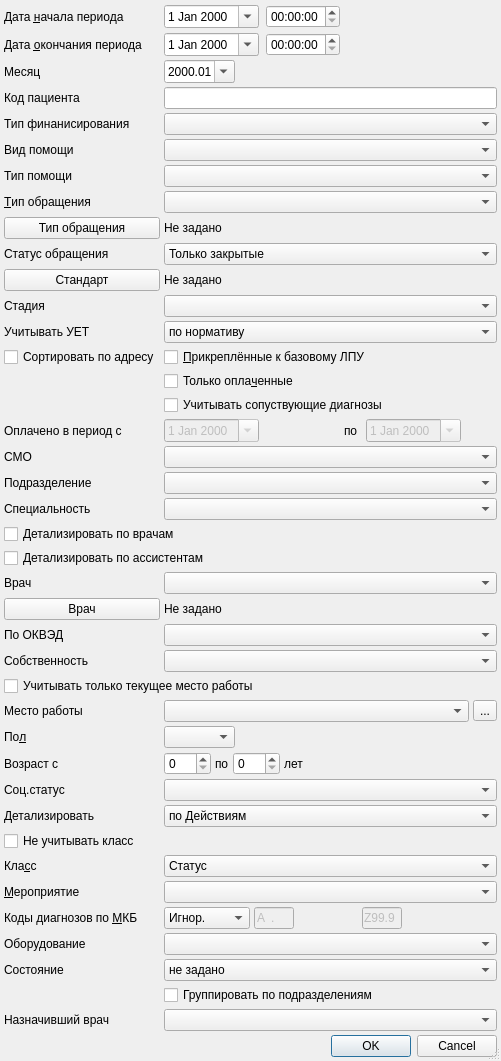
<?xml version="1.0" encoding="UTF-8"?>
<ui version="4.0">
 <class>ReportSetupDialog</class>
 <widget class="QDialog" name="ReportSetupDialog">
  <property name="windowModality">
   <enum>Qt::ApplicationModal</enum>
  </property>
  <property name="geometry">
   <rect>
    <x>0</x>
    <y>0</y>
    <width>481</width>
    <height>999</height>
   </rect>
  </property>
  <property name="windowTitle">
   <string>параметры отчёта</string>
  </property>
  <property name="sizeGripEnabled">
   <bool>true</bool>
  </property>
  <property name="modal">
   <bool>true</bool>
  </property>
  <layout class="QGridLayout" name="gridLayout">
   <property name="leftMargin">
    <number>4</number>
   </property>
   <property name="topMargin">
    <number>4</number>
   </property>
   <property name="rightMargin">
    <number>4</number>
   </property>
   <property name="bottomMargin">
    <number>4</number>
   </property>
   <property name="spacing">
    <number>4</number>
   </property>
   <item row="31" column="0">
    <widget class="QLabel" name="lblWorkType">
     <property name="text">
      <string>По ОКВЭД</string>
     </property>
     <property name="buddy">
      <cstring>cmbWorkType</cstring>
     </property>
    </widget>
   </item>
   <item row="19" column="1" colspan="3">
    <widget class="CDateEdit" name="edtBegPayDate">
     <property name="enabled">
      <bool>false</bool>
     </property>
     <property name="sizePolicy">
      <sizepolicy hsizetype="Maximum" vsizetype="Fixed">
       <horstretch>0</horstretch>
       <verstretch>0</verstretch>
      </sizepolicy>
     </property>
     <property name="calendarPopup">
      <bool>true</bool>
     </property>
    </widget>
   </item>
   <item row="8" column="0">
    <widget class="QPushButton" name="btnEventTypeList">
     <property name="text">
      <string>Тип обращения</string>
     </property>
    </widget>
   </item>
   <item row="7" column="1" colspan="10">
    <widget class="CRBComboBox" name="cmbEventType"/>
   </item>
   <item row="37" column="1" colspan="6">
    <widget class="QFrame" name="frmAge">
     <property name="frameShape">
      <enum>QFrame::NoFrame</enum>
     </property>
     <property name="frameShadow">
      <enum>QFrame::Raised</enum>
     </property>
     <layout class="QHBoxLayout">
      <property name="spacing">
       <number>4</number>
      </property>
      <property name="leftMargin">
       <number>0</number>
      </property>
      <property name="topMargin">
       <number>0</number>
      </property>
      <property name="rightMargin">
       <number>0</number>
      </property>
      <property name="bottomMargin">
       <number>0</number>
      </property>
      <item>
       <widget class="QSpinBox" name="edtAgeFrom">
        <property name="sizePolicy">
         <sizepolicy hsizetype="Maximum" vsizetype="Fixed">
          <horstretch>0</horstretch>
          <verstretch>0</verstretch>
         </sizepolicy>
        </property>
        <property name="maximum">
         <number>150</number>
        </property>
       </widget>
      </item>
      <item>
       <widget class="QLabel" name="lblAgeTo">
        <property name="sizePolicy">
         <sizepolicy hsizetype="Maximum" vsizetype="Preferred">
          <horstretch>0</horstretch>
          <verstretch>0</verstretch>
         </sizepolicy>
        </property>
        <property name="text">
         <string>по</string>
        </property>
        <property name="buddy">
         <cstring>edtAgeTo</cstring>
        </property>
       </widget>
      </item>
      <item>
       <widget class="QSpinBox" name="edtAgeTo">
        <property name="sizePolicy">
         <sizepolicy hsizetype="Maximum" vsizetype="Fixed">
          <horstretch>0</horstretch>
          <verstretch>0</verstretch>
         </sizepolicy>
        </property>
        <property name="maximum">
         <number>150</number>
        </property>
       </widget>
      </item>
      <item>
       <widget class="QLabel" name="lblAgeYears">
        <property name="text">
         <string>лет</string>
        </property>
        <property name="buddy">
         <cstring>edtAgeTo</cstring>
        </property>
       </widget>
      </item>
     </layout>
    </widget>
   </item>
   <item row="0" column="5" colspan="6">
    <widget class="QWidget" name="wgtDatePeriodSpacer" native="true">
     <property name="sizePolicy">
      <sizepolicy hsizetype="Expanding" vsizetype="Preferred">
       <horstretch>0</horstretch>
       <verstretch>0</verstretch>
      </sizepolicy>
     </property>
     <layout class="QHBoxLayout" name="horizontalLayout">
      <item>
       <spacer name="spacer">
        <property name="orientation">
         <enum>Qt::Horizontal</enum>
        </property>
        <property name="sizeHint" stdset="0">
         <size>
          <width>194</width>
          <height>7</height>
         </size>
        </property>
       </spacer>
      </item>
     </layout>
    </widget>
   </item>
   <item row="24" column="0">
    <widget class="QLabel" name="lblSpeciality">
     <property name="text">
      <string>Специальность</string>
     </property>
    </widget>
   </item>
   <item row="16" column="1" colspan="10">
    <widget class="QCheckBox" name="chkOnlyPayedEvents">
     <property name="text">
      <string>Только опла&amp;ченные</string>
     </property>
    </widget>
   </item>
   <item row="19" column="0">
    <widget class="QLabel" name="lblBegPayDate">
     <property name="text">
      <string>Оплачено в период с</string>
     </property>
     <property name="buddy">
      <cstring>edtBegPayDate</cstring>
     </property>
    </widget>
   </item>
   <item row="32" column="1" colspan="10">
    <widget class="QComboBox" name="cmbOwnership">
     <item>
      <property name="text">
       <string/>
      </property>
     </item>
     <item>
      <property name="text">
       <string>Бюджетная</string>
      </property>
     </item>
     <item>
      <property name="text">
       <string>Частная</string>
      </property>
     </item>
     <item>
      <property name="text">
       <string>Смешенная</string>
      </property>
     </item>
    </widget>
   </item>
   <item row="34" column="0">
    <widget class="QLabel" name="lblWorkOrganisation">
     <property name="text">
      <string>Место работы</string>
     </property>
    </widget>
   </item>
   <item row="0" column="1" colspan="3">
    <widget class="CDateEdit" name="edtBegDate">
     <property name="sizePolicy">
      <sizepolicy hsizetype="Maximum" vsizetype="Fixed">
       <horstretch>0</horstretch>
       <verstretch>0</verstretch>
      </sizepolicy>
     </property>
     <property name="calendarPopup">
      <bool>true</bool>
     </property>
    </widget>
   </item>
   <item row="46" column="0">
    <widget class="QLabel" name="lblActionStatus">
     <property name="text">
      <string>Состояние</string>
     </property>
     <property name="buddy">
      <cstring>cmbActionStatus</cstring>
     </property>
    </widget>
   </item>
   <item row="2" column="0">
    <widget class="QLabel" name="lblMonth">
     <property name="text">
      <string>Месяц</string>
     </property>
    </widget>
   </item>
   <item row="14" column="0">
    <widget class="QCheckBox" name="chkOrderAddress">
     <property name="text">
      <string>Сортировать по адресу</string>
     </property>
    </widget>
   </item>
   <item row="3" column="1" colspan="10">
    <widget class="QLineEdit" name="edtClientId"/>
   </item>
   <item row="3" column="0">
    <widget class="QLabel" name="lblClientId">
     <property name="text">
      <string>Код пациента</string>
     </property>
    </widget>
   </item>
   <item row="2" column="1">
    <widget class="QDateEdit" name="edtMonth">
     <property name="displayFormat">
      <string>yyyy.MM</string>
     </property>
     <property name="calendarPopup">
      <bool>true</bool>
     </property>
    </widget>
   </item>
   <item row="23" column="1" colspan="10">
    <widget class="COrgStructureComboBox" name="cmbOrgStructure"/>
   </item>
   <item row="22" column="1" colspan="10">
    <widget class="CInsurerComboBox" name="cmbInsurer"/>
   </item>
   <item row="44" column="3" colspan="3">
    <widget class="CICDCodeEdit" name="edtMKBFrom">
     <property name="enabled">
      <bool>false</bool>
     </property>
     <property name="sizePolicy">
      <sizepolicy hsizetype="Fixed" vsizetype="Fixed">
       <horstretch>0</horstretch>
       <verstretch>0</verstretch>
      </sizepolicy>
     </property>
     <property name="maximumSize">
      <size>
       <width>40</width>
       <height>16777215</height>
      </size>
     </property>
     <property name="inputMask">
      <string>a00.00</string>
     </property>
     <property name="text">
      <string>A.</string>
     </property>
     <property name="maxLength">
      <number>6</number>
     </property>
    </widget>
   </item>
   <item row="34" column="10">
    <widget class="QToolButton" name="btnSelectWorkOrganisation">
     <property name="text">
      <string>...</string>
     </property>
    </widget>
   </item>
   <item row="49" column="0" colspan="11">
    <spacer>
     <property name="orientation">
      <enum>Qt::Vertical</enum>
     </property>
     <property name="sizeHint" stdset="0">
      <size>
       <width>428</width>
       <height>16</height>
      </size>
     </property>
    </spacer>
   </item>
   <item row="28" column="0">
    <widget class="QLabel" name="lblPerson">
     <property name="text">
      <string>Врач</string>
     </property>
    </widget>
   </item>
   <item row="32" column="0">
    <widget class="QLabel" name="lblOwnership">
     <property name="text">
      <string>Собственность</string>
     </property>
     <property name="buddy">
      <cstring>cmbOwnership</cstring>
     </property>
    </widget>
   </item>
   <item row="23" column="0">
    <widget class="QLabel" name="lblOrgStructure">
     <property name="text">
      <string>Подразделение</string>
     </property>
    </widget>
   </item>
   <item row="34" column="1" colspan="9">
    <widget class="COrgComboBox" name="cmbWorkOrganisation"/>
   </item>
   <item row="14" column="1" colspan="10">
    <widget class="QCheckBox" name="chkOnlyPermanentAttach">
     <property name="text">
      <string>&amp;Прикреплённые к базовому ЛПУ</string>
     </property>
    </widget>
   </item>
   <item row="37" column="0">
    <widget class="QLabel" name="lblAge">
     <property name="text">
      <string>Возраст с</string>
     </property>
     <property name="buddy">
      <cstring>edtAgeFrom</cstring>
     </property>
    </widget>
   </item>
   <item row="31" column="1" colspan="10">
    <widget class="QComboBox" name="cmbWorkType"/>
   </item>
   <item row="50" column="0" colspan="11">
    <widget class="QDialogButtonBox" name="buttonBox">
     <property name="orientation">
      <enum>Qt::Horizontal</enum>
     </property>
     <property name="standardButtons">
      <set>QDialogButtonBox::Cancel|QDialogButtonBox::Ok</set>
     </property>
    </widget>
   </item>
   <item row="19" column="5">
    <widget class="QLabel" name="lblEndPayDate">
     <property name="text">
      <string>по</string>
     </property>
     <property name="buddy">
      <cstring>edtEndPayDate</cstring>
     </property>
    </widget>
   </item>
   <item row="33" column="0" colspan="11">
    <widget class="QCheckBox" name="chkCurrentWorkOrganisation">
     <property name="text">
      <string>Учитывать только текущее место работы</string>
     </property>
    </widget>
   </item>
   <item row="36" column="1">
    <widget class="QComboBox" name="cmbSex">
     <item>
      <property name="text">
       <string/>
      </property>
     </item>
     <item>
      <property name="text">
       <string>М</string>
      </property>
     </item>
     <item>
      <property name="text">
       <string>Ж</string>
      </property>
     </item>
    </widget>
   </item>
   <item row="22" column="0">
    <widget class="QLabel" name="lblInsurer">
     <property name="text">
      <string>СМО</string>
     </property>
    </widget>
   </item>
   <item row="12" column="1" colspan="10">
    <widget class="CRBComboBox" name="cmbStage"/>
   </item>
   <item row="36" column="0">
    <widget class="QLabel" name="lblSex">
     <property name="text">
      <string>По&amp;л</string>
     </property>
     <property name="buddy">
      <cstring>cmbSex</cstring>
     </property>
    </widget>
   </item>
   <item row="44" column="0">
    <widget class="QLabel" name="lblMKBFilter">
     <property name="text">
      <string>Коды диагнозов по &amp;МКБ</string>
     </property>
     <property name="buddy">
      <cstring>cmbMKBFilter</cstring>
     </property>
    </widget>
   </item>
   <item row="28" column="1" colspan="10">
    <widget class="CPersonComboBoxEx" name="cmbPerson"/>
   </item>
   <item row="9" column="1" colspan="10">
    <widget class="QComboBox" name="cmbEventStatus">
     <item>
      <property name="text">
       <string>Только закрытые</string>
      </property>
     </item>
     <item>
      <property name="text">
       <string>Только открытые</string>
      </property>
     </item>
     <item>
      <property name="text">
       <string>Все</string>
      </property>
     </item>
    </widget>
   </item>
   <item row="7" column="0">
    <widget class="QLabel" name="lblEventType">
     <property name="text">
      <string>&amp;Тип обращения</string>
     </property>
     <property name="buddy">
      <cstring>cmbEventType</cstring>
     </property>
    </widget>
   </item>
   <item row="9" column="0">
    <widget class="QLabel" name="lblEventStatus">
     <property name="text">
      <string>Статус обращения</string>
     </property>
     <property name="buddy">
      <cstring>cmbEventStatus</cstring>
     </property>
    </widget>
   </item>
   <item row="38" column="0">
    <widget class="QLabel" name="lblSocStatusType">
     <property name="text">
      <string>Соц.статус</string>
     </property>
    </widget>
   </item>
   <item row="39" column="0">
    <widget class="QLabel" name="lblDetailAction">
     <property name="text">
      <string>Детализировать</string>
     </property>
    </widget>
   </item>
   <item row="38" column="1" colspan="10">
    <widget class="CRBComboBox" name="cmbSocStatusType"/>
   </item>
   <item row="13" column="0">
    <widget class="QLabel" name="lblNoteUET">
     <property name="text">
      <string>Учитывать УЕТ</string>
     </property>
    </widget>
   </item>
   <item row="13" column="1" colspan="10">
    <widget class="QComboBox" name="cmbNoteUET">
     <item>
      <property name="text">
       <string>по нормативу</string>
      </property>
     </item>
     <item>
      <property name="text">
       <string>по исполнителю</string>
      </property>
     </item>
    </widget>
   </item>
   <item row="45" column="0">
    <widget class="QLabel" name="lblEquipment">
     <property name="text">
      <string>Оборудование</string>
     </property>
    </widget>
   </item>
   <item row="39" column="1" colspan="10">
    <widget class="QComboBox" name="cmbDetailAction">
     <item>
      <property name="text">
       <string>по Действиям</string>
      </property>
     </item>
     <item>
      <property name="text">
       <string>по Профилям</string>
      </property>
     </item>
    </widget>
   </item>
   <item row="44" column="6" colspan="2">
    <widget class="CICDCodeEdit" name="edtMKBTo">
     <property name="enabled">
      <bool>false</bool>
     </property>
     <property name="sizePolicy">
      <sizepolicy hsizetype="Fixed" vsizetype="Fixed">
       <horstretch>0</horstretch>
       <verstretch>0</verstretch>
      </sizepolicy>
     </property>
     <property name="maximumSize">
      <size>
       <width>40</width>
       <height>16777215</height>
      </size>
     </property>
     <property name="inputMask">
      <string>a00.00</string>
     </property>
     <property name="text">
      <string>Z99.9</string>
     </property>
     <property name="maxLength">
      <number>6</number>
     </property>
    </widget>
   </item>
   <item row="24" column="1" colspan="10">
    <widget class="CRBComboBox" name="cmbSpeciality"/>
   </item>
   <item row="19" column="7">
    <widget class="CDateEdit" name="edtEndPayDate">
     <property name="enabled">
      <bool>false</bool>
     </property>
     <property name="sizePolicy">
      <sizepolicy hsizetype="Maximum" vsizetype="Fixed">
       <horstretch>0</horstretch>
       <verstretch>0</verstretch>
      </sizepolicy>
     </property>
     <property name="calendarPopup">
      <bool>true</bool>
     </property>
    </widget>
   </item>
   <item row="40" column="0" colspan="11">
    <widget class="QCheckBox" name="chkActionClass">
     <property name="text">
      <string>Не учитывать класс</string>
     </property>
    </widget>
   </item>
   <item row="41" column="0">
    <widget class="QLabel" name="lblActionTypeClass">
     <property name="text">
      <string>Кла&amp;сс</string>
     </property>
     <property name="buddy">
      <cstring>cmbActionTypeClass</cstring>
     </property>
    </widget>
   </item>
   <item row="44" column="1" colspan="2">
    <widget class="QComboBox" name="cmbMKBFilter">
     <item>
      <property name="text">
       <string>Игнор.</string>
      </property>
     </item>
     <item>
      <property name="text">
       <string>Интервал</string>
      </property>
     </item>
    </widget>
   </item>
   <item row="42" column="0">
    <widget class="QLabel" name="lblActionType">
     <property name="text">
      <string>&amp;Мероприятие</string>
     </property>
     <property name="buddy">
      <cstring>cmbActionType</cstring>
     </property>
    </widget>
   </item>
   <item row="17" column="1" colspan="10">
    <widget class="QCheckBox" name="chkDiagnosisType">
     <property name="text">
      <string>Учитывать сопуствующие диагнозы</string>
     </property>
    </widget>
   </item>
   <item row="12" column="0">
    <widget class="QLabel" name="lblStage">
     <property name="text">
      <string>Стадия</string>
     </property>
     <property name="buddy">
      <cstring>cmbStage</cstring>
     </property>
    </widget>
   </item>
   <item row="8" column="1" colspan="10">
    <widget class="QLabel" name="lblEventTypeList">
     <property name="text">
      <string>Не задано</string>
     </property>
     <property name="wordWrap">
      <bool>true</bool>
     </property>
    </widget>
   </item>
   <item row="0" column="0">
    <widget class="QLabel" name="lblBegDate">
     <property name="text">
      <string>Дата &amp;начала периода</string>
     </property>
     <property name="buddy">
      <cstring>edtBegDate</cstring>
     </property>
    </widget>
   </item>
   <item row="1" column="1" colspan="3">
    <widget class="CDateEdit" name="edtEndDate">
     <property name="sizePolicy">
      <sizepolicy hsizetype="Maximum" vsizetype="Fixed">
       <horstretch>0</horstretch>
       <verstretch>0</verstretch>
      </sizepolicy>
     </property>
     <property name="calendarPopup">
      <bool>true</bool>
     </property>
    </widget>
   </item>
   <item row="1" column="0">
    <widget class="QLabel" name="lblEndDate">
     <property name="text">
      <string>Дата &amp;окончания периода</string>
     </property>
     <property name="buddy">
      <cstring>edtEndDate</cstring>
     </property>
    </widget>
   </item>
   <item row="4" column="1" colspan="10">
    <widget class="CRBComboBox" name="cmbFinance"/>
   </item>
   <item row="5" column="0">
    <widget class="QLabel" name="lblMedicalAidProfile">
     <property name="text">
      <string>Вид помощи</string>
     </property>
    </widget>
   </item>
   <item row="4" column="0">
    <widget class="QLabel" name="lblFinance">
     <property name="text">
      <string>Тип финанисирования</string>
     </property>
    </widget>
   </item>
   <item row="26" column="0" colspan="2">
    <widget class="QCheckBox" name="chkDetailPerson">
     <property name="text">
      <string>Детализировать по врачам</string>
     </property>
    </widget>
   </item>
   <item row="27" column="0" colspan="11">
    <widget class="QCheckBox" name="chkDetailAssistant">
     <property name="text">
      <string>Детализировать по ассистентам</string>
     </property>
    </widget>
   </item>
   <item row="5" column="1" colspan="10">
    <widget class="CRBComboBox" name="cmbMedicalAidProfile"/>
   </item>
   <item row="45" column="1" colspan="10">
    <widget class="CRBComboBox" name="cmbEquipment"/>
   </item>
   <item row="42" column="1" colspan="10">
    <widget class="CActionTypeComboBoxEx" name="cmbActionType">
     <property name="sizeAdjustPolicy">
      <enum>QComboBox::AdjustToMinimumContentsLength</enum>
     </property>
    </widget>
   </item>
   <item row="41" column="1" colspan="10">
    <widget class="QComboBox" name="cmbActionTypeClass">
     <item>
      <property name="text">
       <string>Статус</string>
      </property>
     </item>
     <item>
      <property name="text">
       <string>Диагностика</string>
      </property>
     </item>
     <item>
      <property name="text">
       <string>Лечение</string>
      </property>
     </item>
     <item>
      <property name="text">
       <string>Прочие мероприятия</string>
      </property>
     </item>
    </widget>
   </item>
   <item row="6" column="1" colspan="10">
    <widget class="CRBComboBox" name="cmbMedicalAidType"/>
   </item>
   <item row="29" column="0">
    <widget class="QPushButton" name="btnPersonList">
     <property name="text">
      <string>Врач</string>
     </property>
    </widget>
   </item>
   <item row="6" column="0">
    <widget class="QLabel" name="lblMedicalAidType">
     <property name="text">
      <string>Тип помощи</string>
     </property>
    </widget>
   </item>
   <item row="46" column="1" colspan="10">
    <widget class="QComboBox" name="cmbActionStatus">
     <item>
      <property name="text">
       <string>не задано</string>
      </property>
     </item>
     <item>
      <property name="text">
       <string>Начато</string>
      </property>
     </item>
     <item>
      <property name="text">
       <string>Ожидание</string>
      </property>
     </item>
     <item>
      <property name="text">
       <string>Закончено</string>
      </property>
     </item>
     <item>
      <property name="text">
       <string>Отменено</string>
      </property>
     </item>
     <item>
      <property name="text">
       <string>Без результата</string>
      </property>
     </item>
     <item>
      <property name="text">
       <string>Назначено</string>
      </property>
     </item>
     <item>
      <property name="text">
       <string>Отказ</string>
      </property>
     </item>
    </widget>
   </item>
   <item row="10" column="0">
    <widget class="QPushButton" name="btnMesDispansList">
     <property name="text">
      <string>Стандарт</string>
     </property>
    </widget>
   </item>
   <item row="10" column="1" colspan="10">
    <widget class="QLabel" name="lblMesDispansList">
     <property name="text">
      <string>Не задано</string>
     </property>
     <property name="wordWrap">
      <bool>true</bool>
     </property>
    </widget>
   </item>
   <item row="29" column="1" colspan="10">
    <widget class="QLabel" name="lblPersonList">
     <property name="text">
      <string>Не задано</string>
     </property>
     <property name="wordWrap">
      <bool>true</bool>
     </property>
    </widget>
   </item>
   <item row="47" column="1" colspan="10">
    <widget class="QCheckBox" name="chkGroupOrganisation">
     <property name="text">
      <string>Группировать по подразделениям</string>
     </property>
    </widget>
   </item>
   <item row="0" column="4">
    <widget class="QTimeEdit" name="edtBegTime"/>
   </item>
   <item row="1" column="4">
    <widget class="QTimeEdit" name="edtEndTime"/>
   </item>
   <item row="48" column="0">
    <widget class="QLabel" name="lblSetPerson">
     <property name="text">
      <string>Назначивший врач</string>
     </property>
    </widget>
   </item>
   <item row="48" column="1" colspan="10">
    <widget class="CPersonComboBoxEx" name="cmbSetPerson"/>
   </item>

  </layout>
 </widget>
 <customwidgets>
  <customwidget>
   <class>CRBComboBox</class>
   <extends>QComboBox</extends>
   <header>library/crbcombobox.h</header>
  </customwidget>
  <customwidget>
   <class>CDateEdit</class>
   <extends>QDateEdit</extends>
   <header>library/DateEdit</header>
  </customwidget>
  <customwidget>
   <class>COrgStructureComboBox</class>
   <extends>QComboBox</extends>
   <header>Orgs/OrgStructComboBoxes.h</header>
  </customwidget>
  <customwidget>
   <class>COrgComboBox</class>
   <extends>QComboBox</extends>
   <header>Orgs/OrgComboBox.h</header>
  </customwidget>
  <customwidget>
   <class>CPersonComboBoxEx</class>
   <extends>QComboBox</extends>
   <header>Orgs/PersonComboBoxEx.h</header>
  </customwidget>
  <customwidget>
   <class>CInsurerComboBox</class>
   <extends>QComboBox</extends>
   <header>Orgs/OrgComboBox.h</header>
  </customwidget>
  <customwidget>
   <class>CICDCodeEdit</class>
   <extends>QLineEdit</extends>
   <header>library/ICDCodeEdit.h</header>
  </customwidget>
  <customwidget>
   <class>CActionTypeComboBoxEx</class>
   <extends>QComboBox</extends>
   <header>Events/ActionTypeComboBoxEx.h</header>
  </customwidget>
 </customwidgets>
 <tabstops>
  <tabstop>edtBegDate</tabstop>
  <tabstop>edtEndDate</tabstop>
  <tabstop>edtMonth</tabstop>
  <tabstop>edtClientId</tabstop>
  <tabstop>cmbEventType</tabstop>
  <tabstop>btnEventTypeList</tabstop>
  <tabstop>cmbEventStatus</tabstop>
  <tabstop>cmbStage</tabstop>
  <tabstop>cmbNoteUET</tabstop>
  <tabstop>chkOnlyPermanentAttach</tabstop>
  <tabstop>chkOrderAddress</tabstop>
  <tabstop>chkOnlyPayedEvents</tabstop>
  <tabstop>chkDiagnosisType</tabstop>
  <tabstop>edtBegPayDate</tabstop>
  <tabstop>edtEndPayDate</tabstop>
  <tabstop>cmbInsurer</tabstop>
  <tabstop>cmbOrgStructure</tabstop>
  <tabstop>cmbSpeciality</tabstop>
  <tabstop>chkDetailPerson</tabstop>
  <tabstop>chkDetailAssistant</tabstop>
  <tabstop>cmbPerson</tabstop>
  <tabstop>cmbWorkType</tabstop>
  <tabstop>cmbOwnership</tabstop>
  <tabstop>chkCurrentWorkOrganisation</tabstop>
  <tabstop>cmbWorkOrganisation</tabstop>
  <tabstop>btnSelectWorkOrganisation</tabstop>
  <tabstop>cmbSex</tabstop>
  <tabstop>edtAgeFrom</tabstop>
  <tabstop>edtAgeTo</tabstop>
  <tabstop>cmbSocStatusType</tabstop>
  <tabstop>cmbDetailAction</tabstop>
  <tabstop>chkActionClass</tabstop>
  <tabstop>cmbActionTypeClass</tabstop>
  <tabstop>cmbActionType</tabstop>
  <tabstop>cmbMKBFilter</tabstop>
  <tabstop>edtMKBFrom</tabstop>
  <tabstop>edtMKBTo</tabstop>
  <tabstop>cmbEquipment</tabstop>
  <tabstop>cmbSetPerson</tabstop>
  <tabstop>buttonBox</tabstop>
 </tabstops>
 <resources/>
 <connections>
  <connection>
   <sender>buttonBox</sender>
   <signal>accepted()</signal>
   <receiver>ReportSetupDialog</receiver>
   <slot>accept()</slot>
   <hints>
    <hint type="sourcelabel">
     <x>124</x>
     <y>768</y>
    </hint>
    <hint type="destinationlabel">
     <x>70</x>
     <y>270</y>
    </hint>
   </hints>
  </connection>
  <connection>
   <sender>buttonBox</sender>
   <signal>rejected()</signal>
   <receiver>ReportSetupDialog</receiver>
   <slot>reject()</slot>
   <hints>
    <hint type="sourcelabel">
     <x>237</x>
     <y>768</y>
    </hint>
    <hint type="destinationlabel">
     <x>279</x>
     <y>272</y>
    </hint>
   </hints>
  </connection>
  <connection>
   <sender>chkOnlyPayedEvents</sender>
   <signal>toggled(bool)</signal>
   <receiver>edtBegPayDate</receiver>
   <slot>setEnabled(bool)</slot>
   <hints>
    <hint type="sourcelabel">
     <x>460</x>
     <y>192</y>
    </hint>
    <hint type="destinationlabel">
     <x>241</x>
     <y>245</y>
    </hint>
   </hints>
  </connection>
  <connection>
   <sender>chkOnlyPayedEvents</sender>
   <signal>toggled(bool)</signal>
   <receiver>edtEndPayDate</receiver>
   <slot>setEnabled(bool)</slot>
   <hints>
    <hint type="sourcelabel">
     <x>460</x>
     <y>192</y>
    </hint>
    <hint type="destinationlabel">
     <x>414</x>
     <y>245</y>
    </hint>
   </hints>
  </connection>
  <connection>
   <sender>chkDetailPerson</sender>
   <signal>toggled(bool)</signal>
   <receiver>cmbPerson</receiver>
   <slot>setDisabled(bool)</slot>
   <hints>
    <hint type="sourcelabel">
     <x>138</x>
     <y>357</y>
    </hint>
    <hint type="destinationlabel">
     <x>328</x>
     <y>386</y>
    </hint>
   </hints>
  </connection>
  <connection>
   <sender>chkActionClass</sender>
   <signal>toggled(bool)</signal>
   <receiver>cmbActionTypeClass</receiver>
   <slot>setDisabled(bool)</slot>
   <hints>
    <hint type="sourcelabel">
     <x>98</x>
     <y>609</y>
    </hint>
    <hint type="destinationlabel">
     <x>315</x>
     <y>638</y>
    </hint>
   </hints>
  </connection>
  <connection>
   <sender>chkActionClass</sender>
   <signal>toggled(bool)</signal>
   <receiver>cmbActionType</receiver>
   <slot>setDisabled(bool)</slot>
   <hints>
    <hint type="sourcelabel">
     <x>64</x>
     <y>609</y>
    </hint>
    <hint type="destinationlabel">
     <x>320</x>
     <y>667</y>
    </hint>
   </hints>
  </connection>
 </connections>
</ui>
